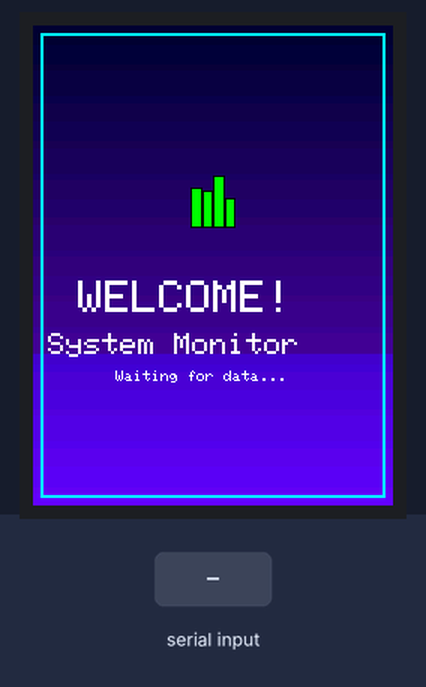
A sketch run on a simulated Arduino Uno, built with avr-gcc and run on an emulated ATmega328P. On the bench: 240×320 colour display. The test bench sets the inputs (shaded band).

Above: at 1.4 s.
1.5 s: "90,45,200\n" received over Serial
At 2.4 s:
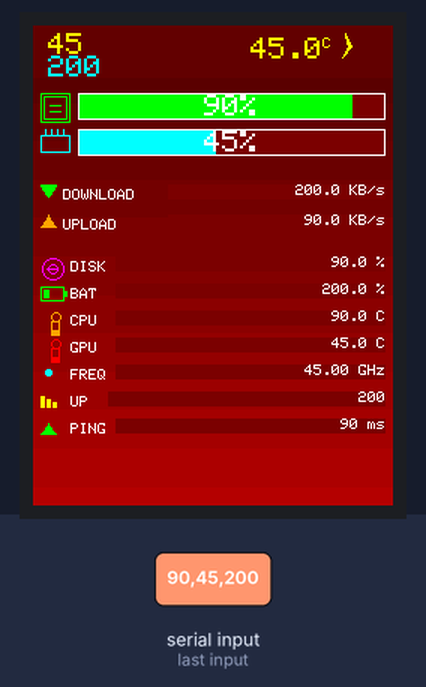
3.2 s: "90,45,200,10\n" received over Serial
At 4.7 s:
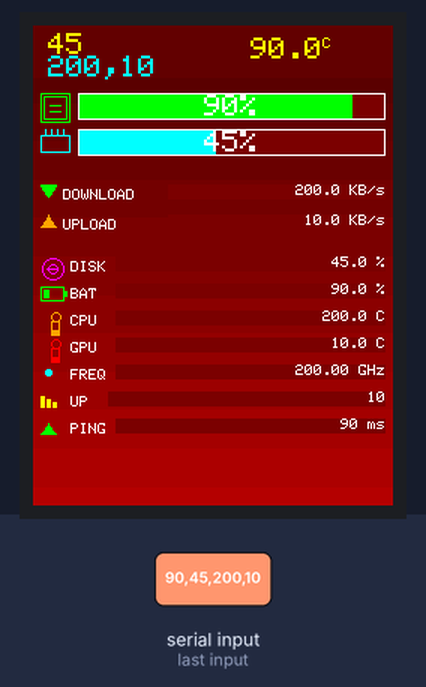
Timing chart, 0 to 6.2 s (numbered marks = the images above; inputs shaded):
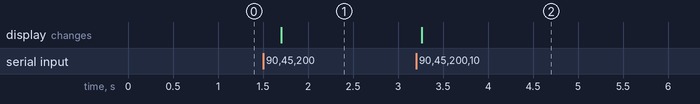

Measured:
- after the input at 1.5 s, the display: changes after 0.20 s (image 1)
- after the input at 3.2 s, the display: changes after 0.07 s (image 2)

The sketch:

arduinodisplay.ino
```cpp
#include <MCUFRIEND_kbv.h>
#include <Adafruit_GFX.h>

// Color definitions
#define BLACK   0x0000
#define WHITE   0xFFFF
#define BLUE    0x001F
#define RED     0xF800
#define GREEN   0x07E0
#define CYAN    0x07FF
#define MAGENTA 0xF81F
#define YELLOW  0xFFE0
#define ORANGE  0xFD20
#define GRAY    0x8410
#define DARKGRAY 0x4208
#define LIGHTBLUE 0x5D9F

MCUFRIEND_kbv tft;

String buffer = "";
int screenWidth, screenHeight;
unsigned long lastDataTime = 0;
const unsigned long TIMEOUT = 10000; // 10 seconds timeout
bool welcomeShown = false;
bool screenLayoutDrawn = false;

// History arrays for mini graphs
float cpuHistory[30] = {0};
float ramHistory[30] = {0};
int historyIndex = 0;

void setup() {
  Serial.begin(9600);

  uint16_t ID = tft.readID();
  tft.begin(ID);

  tft.setRotation(2);  // Portrait mode (flipped)
  screenWidth = tft.width();
  screenHeight = tft.height();

  showWelcomeScreen();
}

void loop() {
  while (Serial.available()) {
    char c = Serial.read();
    if (c == '\n') {
      welcomeShown = true;
      showData(buffer);
      buffer = "";
      lastDataTime = millis();
    } else {
      buffer += c;
    }
  }

  // Check if connection timeout
  if (welcomeShown && lastDataTime > 0 && (millis() - lastDataTime > TIMEOUT)) {
    showDisconnected();
    lastDataTime = 0; // Reset to avoid repeated calls
    screenLayoutDrawn = false; // Need to redraw layout after disconnect
  }
}

void drawBackground() {
  // Red gradient background (red to dark red)
  for (int y = 0; y < screenHeight; y++) {
    int redValue = 80 + (y * 100) / screenHeight; // 80 to 180
    uint16_t color = tft.color565(redValue, 0, 0);
    tft.drawFastHLine(0, y, screenWidth, color);
  }
}

void drawThumbsUpIcon(int x, int y, uint16_t color) {
  // Thumb
  tft.fillRect(x+15, y, 8, 15, color);
  // Palm
  tft.fillRect(x, y+15, 30, 20, color);
  // Fingers
  tft.fillRect(x, y+8, 8, 7, color);
  tft.fillRect(x+8, y+10, 7, 5, color);
  // Outline
  tft.drawRect(x, y+8, 8, 27, BLACK);
  tft.drawRect(x+8, y+10, 7, 25, BLACK);
  tft.drawRect(x+15, y, 8, 35, BLACK);
  tft.drawRect(x+23, y+15, 7, 20, BLACK);
}

void showWelcomeScreen() {
  // Nice gradient background (blue to purple)
  for (int y = 0; y < screenHeight; y++) {
    int blueValue = 50 + (y * 150) / screenHeight;
    int redValue = (y * 100) / screenHeight;
    uint16_t color = tft.color565(redValue, 0, blueValue);
    tft.drawFastHLine(0, y, screenWidth, color);
  }

  int centerX = screenWidth / 2;
  int centerY = screenHeight / 2;

  // Draw thumbs up icon
  drawThumbsUpIcon(centerX - 15, centerY - 60, GREEN);

  // Welcome text
  tft.setTextSize(3);
  tft.setTextColor(WHITE);
  tft.setCursor(centerX - 90, centerY + 10);
  tft.print("WELCOME!");

  tft.setTextSize(2);
  tft.setCursor(centerX - 110, centerY + 45);
  tft.print("System Monitor");

  tft.setTextSize(1);
  tft.setCursor(centerX - 65, centerY + 70);
  tft.print("Waiting for data...");

  // Decorative border
  tft.drawRect(5, 5, screenWidth - 10, screenHeight - 10, CYAN);
  tft.drawRect(6, 6, screenWidth - 12, screenHeight - 12, CYAN);

  screenLayoutDrawn = false; // Reset flag when showing welcome
}

void drawDisconnectedIcon(int x, int y, uint16_t color) {
  // Draw WiFi/connection icon with X
  tft.drawCircle(x+15, y+15, 5, color);
  tft.drawCircle(x+15, y+15, 10, color);
  tft.drawCircle(x+15, y+15, 15, color);
  // Draw X over it
  tft.drawLine(x+5, y+5, x+25, y+25, RED);
  tft.drawLine(x+25, y+5, x+5, y+25, RED);
}

void showDisconnected() {
  drawBackground();

  tft.setTextSize(2);
  tft.setTextColor(WHITE);

  int centerX = screenWidth / 2;
  int centerY = screenHeight / 2;

  drawDisconnectedIcon(centerX - 15, centerY - 50, WHITE);

  tft.setCursor(centerX - 100, centerY + 20);
  tft.print("NOT CONNECTED");

  tft.setTextSize(2);
  tft.setCursor(centerX - 120, centerY + 55);
  tft.print("Check Data Sender");

  screenLayoutDrawn = false; // Reset flag when showing disconnect
}

void drawCPUIcon(int x, int y, uint16_t color) {
  tft.drawRect(x, y, 20, 20, color);
  tft.drawRect(x+2, y+2, 16, 16, color);
  tft.drawFastHLine(x+6, y+8, 8, color);
  tft.drawFastHLine(x+6, y+12, 8, color);
}

void drawRAMIcon(int x, int y, uint16_t color) {
  tft.drawRect(x, y+4, 20, 12, color);
  for (int i = 0; i < 4; i++) {
    tft.drawFastVLine(x + 3 + i*4, y, 4, color);
  }
}

void drawNetworkIcon(int x, int y, uint16_t color) {
  tft.drawCircle(x+10, y+10, 3, color);
  tft.drawCircle(x+10, y+10, 7, color);
  tft.drawCircle(x+10, y+10, 10, color);
}

void drawTempIcon(int x, int y, uint16_t color) {
  tft.drawCircle(x+10, y+4, 3, color);
  tft.drawRect(x+7, y+7, 6, 10, color);
  tft.fillRect(x+8, y+13, 4, 4, color);
}

void drawBatteryIcon(int x, int y, uint16_t color) {
  // Battery body
  tft.drawRect(x, y+2, 16, 10, color);
  // Battery tip
  tft.fillRect(x+16, y+5, 2, 4, color);
  // Battery fill indicator
  tft.fillRect(x+2, y+4, 4, 6, color);
}

void drawDiskIcon(int x, int y, uint16_t color) {
  // Disk platter
  tft.drawCircle(x+8, y+8, 7, color);
  tft.drawCircle(x+8, y+8, 3, color);
  // Disk lines
  tft.drawFastHLine(x+4, y+8, 8, color);
}

void drawFanIcon(int x, int y, uint16_t color) {
  // Fan center
  tft.fillCircle(x+10, y+8, 2, color);
  // Fan blades
  tft.fillTriangle(x+10, y+8, x+6, y+2, x+8, y+6, color);
  tft.fillTriangle(x+10, y+8, x+14, y+2, x+12, y+6, color);
  tft.fillTriangle(x+10, y+8, x+16, y+10, x+12, y+9, color);
  tft.fillTriangle(x+10, y+8, x+4, y+10, x+8, y+9, color);
}

void drawWeatherIcon(int x, int y, int weatherId) {
  if (weatherId >= 200 && weatherId < 300) {
    // Thunderstorm - lightning bolt
    tft.fillTriangle(x+8, y, x+12, y+8, x+10, y+8, YELLOW);
    tft.fillTriangle(x+10, y+8, x+12, y+8, x+6, y+16, YELLOW);
  } else if (weatherId >= 300 && weatherId < 600) {
    // Rain - raindrops
    for (int i = 0; i < 3; i++) {
      tft.fillCircle(x + 5 + i*5, y + 8 + (i%2)*4, 2, CYAN);
    }
  } else if (weatherId >= 600 && weatherId < 700) {
    // Snow - snowflake
    tft.drawFastHLine(x+4, y+8, 12, WHITE);
    tft.drawFastVLine(x+10, y+2, 12, WHITE);
    tft.drawLine(x+6, y+4, x+14, y+12, WHITE);
    tft.drawLine(x+14, y+4, x+6, y+12, WHITE);
  } else if (weatherId >= 800 && weatherId < 900) {
    if (weatherId == 800) {
      // Clear - sun
      tft.fillCircle(x+10, y+8, 5, YELLOW);
      for (int i = 0; i < 8; i++) {
        float angle = i * 45 * 3.14159 / 180;
        int x1 = x + 10 + cos(angle) * 7;
        int y1 = y + 8 + sin(angle) * 7;
        int x2 = x + 10 + cos(angle) * 9;
        int y2 = y + 8 + sin(angle) * 9;
        tft.drawLine(x1, y1, x2, y2, YELLOW);
      }
    } else {
      // Clouds
      tft.fillCircle(x+6, y+10, 4, WHITE);
      tft.fillCircle(x+10, y+8, 5, WHITE);
      tft.fillCircle(x+14, y+10, 4, WHITE);
    }
  }
}

void drawProgressBar(int x, int y, int w, int h, float percent, uint16_t color, String label) {
  // Clear the bar area first (except border)
  tft.fillRect(x+1, y+1, w-2, h-2, tft.color565(120, 0, 0));

  // Draw outer border
  tft.drawRect(x, y, w, h, WHITE);

  // Fill progress
  int fillWidth = (w - 2) * percent / 100;
  if (fillWidth > 0) {
    tft.fillRect(x+1, y+1, fillWidth, h-2, color);
  }

  // Draw percentage text inside the bar
  tft.setTextSize(2);
  tft.setTextColor(WHITE);

  // Calculate text position to center it
  String percentText = String((int)percent) + "%";
  int textWidth = percentText.length() * 12; // Approximate width
  int textX = x + (w - textWidth) / 2;
  int textY = y + (h - 16) / 2; // Center vertically (16 is text height)

  tft.setCursor(textX, textY);
  tft.print(percentText);
}

void showData(String data) {
  data.trim();

  // Parse: cpu,ram,net_down,net_up,weather_temp,weather_id,cpu_temp,gpu_temp,battery_level,disk_usage,cpu_freq,uptime,ping,date,time
  int indices[14];
  indices[0] = data.indexOf(',');
  for (int i = 1; i < 14; i++) {
    indices[i] = data.indexOf(',', indices[i-1] + 1);
  }

  if (indices[13] < 0) return; // invalid data

  float cpu = data.substring(0, indices[0]).toFloat();
  float ram = data.substring(indices[0] + 1, indices[1]).toFloat();
  float netDown = data.substring(indices[1] + 1, indices[2]).toFloat();
  float netUp = data.substring(indices[2] + 1, indices[3]).toFloat();
  float weatherTemp = data.substring(indices[3] + 1, indices[4]).toFloat();
  int weatherId = data.substring(indices[4] + 1, indices[5]).toInt();
  float cpuTemp = data.substring(indices[5] + 1, indices[6]).toFloat();
  float gpuTemp = data.substring(indices[6] + 1, indices[7]).toFloat();
  float batteryLevel = data.substring(indices[7] + 1, indices[8]).toFloat();
  float diskUsage = data.substring(indices[8] + 1, indices[9]).toFloat();
  float cpuFreq = data.substring(indices[9] + 1, indices[10]).toFloat();
  String bootTime = data.substring(indices[10] + 1, indices[11]);
  int ping = data.substring(indices[11] + 1, indices[12]).toInt();
  String shamsiDate = data.substring(indices[12] + 1, indices[13]);
  String shamsiTime = data.substring(indices[13] + 1);

  // Store CPU and RAM history for graphs
  cpuHistory[historyIndex] = cpu;
  ramHistory[historyIndex] = ram;
  historyIndex = (historyIndex + 1) % 30;

  // Only draw background and layout on first data or after disconnect
  if (!screenLayoutDrawn) {
    drawBackground();

    // Decorative top bar (taller for weather)
    tft.fillRect(0, 0, screenWidth, 35, tft.color565(100, 0, 0));

    // Draw static elements (icons and labels) for portrait
    int yPos = 45;

    tft.setTextSize(1);
    tft.setTextColor(WHITE);

    // CPU section with icon inside bar area
    tft.setCursor(75, yPos + 2);
    yPos += 18;

    // RAM section with icon inside bar area
    tft.setCursor(75, yPos + 2);
    yPos += 23;

    // Network section
    yPos += 20;

    tft.fillTriangle(10, yPos+8, 5, yPos, 15, yPos, GREEN);
    tft.setCursor(20, yPos + 3);
    tft.print("DOWNLOAD");
    yPos += 20;

    tft.fillTriangle(10, yPos, 5, yPos+8, 15, yPos+8, ORANGE);
    tft.setCursor(20, yPos + 3);
    tft.print("UPLOAD");
    yPos += 23;

    // System info section
    yPos += 5;

    drawDiskIcon(5, yPos, MAGENTA);
    tft.setCursor(25, yPos + 3);
    tft.print("DISK");
    yPos += 18;

    drawBatteryIcon(5, yPos, GREEN);
    tft.setCursor(25, yPos + 3);
    tft.print("BAT");
    yPos += 18;

    drawTempIcon(5, yPos, ORANGE);
    tft.setCursor(25, yPos + 3);
    tft.print("CPU");
    yPos += 18;

    drawTempIcon(5, yPos, RED);
    tft.setCursor(25, yPos + 3);
    tft.print("GPU");
    yPos += 18;

    tft.fillCircle(10, yPos+5, 2, CYAN);
    tft.setCursor(25, yPos + 3);
    tft.print("FREQ");
    yPos += 18;

    tft.fillRect(5, yPos+3, 3, 8, YELLOW);
    tft.fillRect(9, yPos+5, 3, 6, YELLOW);
    tft.fillRect(13, yPos+7, 3, 4, YELLOW);
    tft.setCursor(25, yPos + 3);
    tft.print("UP");
    yPos += 18;

    tft.fillTriangle(10, yPos+3, 5, yPos+10, 15, yPos+10, GREEN);
    tft.setCursor(25, yPos + 3);
    tft.print("PING");

    screenLayoutDrawn = true;
  }

  // Update dynamic data only
  // Clear and update date/time area
  tft.fillRect(10, 5, 160, 30, tft.color565(100, 0, 0));

  // Header - Date on left
  tft.setTextSize(2);
  tft.setTextColor(YELLOW);
  tft.setCursor(10, 5);
  tft.print(shamsiDate);

  // Time in center-left
  tft.setTextColor(CYAN);
  tft.setCursor(10, 20);
  tft.print(shamsiTime);

  // Clear and update weather section
  int weatherX = screenWidth - 95;
  tft.fillRect(weatherX, 5, 85, 25, tft.color565(100, 0, 0));
  tft.setTextSize(2);
  tft.setTextColor(YELLOW);
  tft.setCursor(weatherX, 8);
  tft.print(weatherTemp, 1);
  tft.setTextSize(1);
  tft.print("C");
  drawWeatherIcon(weatherX + 55, 5, weatherId);

  // Update dynamic data for portrait with smaller progress bars
  int yPos = 45;
  int barWidth = screenWidth - 10;
  int barHeight = 18;

  // CPU progress bar with icon
  drawCPUIcon(5, yPos, GREEN);
  drawProgressBar(30, yPos, barWidth - 25, barHeight, cpu, GREEN, "CPU");
  yPos += 24;

  // RAM progress bar with icon
  drawRAMIcon(5, yPos, CYAN);
  drawProgressBar(30, yPos, barWidth - 25, barHeight, ram, CYAN, "RAM");
  yPos += 29;

  // Network download - value on right
  yPos += 5;
  tft.fillRect(90, yPos + 3, screenWidth - 95, 10, tft.color565(120, 0, 0));
  tft.setTextSize(1);
  tft.setTextColor(WHITE);
  // Right align the value
  String downText = "";
  if (netDown >= 1000) {
    downText = String(netDown / 1024, 1) + " MB/s";
  } else {
    downText = String(netDown, 1) + " KB/s";
  }
  int textWidth = downText.length() * 6;
  tft.setCursor(screenWidth - textWidth - 5, yPos + 3);
  tft.print(downText);
  yPos += 20;

  // Network upload - value on right
  tft.fillRect(90, yPos + 3, screenWidth - 95, 10, tft.color565(120, 0, 0));
  String upText = "";
  if (netUp >= 1000) {
    upText = String(netUp / 1024, 1) + " MB/s";
  } else {
    upText = String(netUp, 1) + " KB/s";
  }
  textWidth = upText.length() * 6;
  tft.setCursor(screenWidth - textWidth - 5, yPos + 3);
  tft.print(upText);
  yPos += 23;

  // Battery level - value on right
  yPos += 5;
  tft.fillRect(55, yPos + 3, screenWidth - 60, 10, tft.color565(120, 0, 0));
  String diskText = String(diskUsage, 1) + " %";
  textWidth = diskText.length() * 6;
  tft.setCursor(screenWidth - textWidth - 5, yPos + 3);
  tft.print(diskText);
  yPos += 18;

  tft.fillRect(55, yPos + 3, screenWidth - 60, 10, tft.color565(120, 0, 0));
  String batText = (batteryLevel > 0) ? String(batteryLevel, 1) + " %" : "N/A";
  textWidth = batText.length() * 6;
  tft.setCursor(screenWidth - textWidth - 5, yPos + 3);
  tft.print(batText);
  yPos += 18;

  // CPU temperature - value on right
  tft.fillRect(55, yPos + 3, screenWidth - 60, 10, tft.color565(120, 0, 0));
  String cpuTempText = (cpuTemp > 0) ? String(cpuTemp, 1) + " C" : "N/A";
  textWidth = cpuTempText.length() * 6;
  tft.setCursor(screenWidth - textWidth - 5, yPos + 3);
  tft.print(cpuTempText);
  yPos += 18;

  // GPU temperature - value on right
  tft.fillRect(55, yPos + 3, screenWidth - 60, 10, tft.color565(120, 0, 0));
  String gpuTempText = (gpuTemp > 0) ? String(gpuTemp, 1) + " C" : "N/A";
  textWidth = gpuTempText.length() * 6;
  tft.setCursor(screenWidth - textWidth - 5, yPos + 3);
  tft.print(gpuTempText);
  yPos += 18;

  // CPU Frequency
  tft.fillRect(55, yPos + 3, screenWidth - 60, 10, tft.color565(120, 0, 0));
  String freqText = (cpuFreq > 0) ? String(cpuFreq, 2) + " GHz" : "N/A";
  textWidth = freqText.length() * 6;
  tft.setCursor(screenWidth - textWidth - 5, yPos + 3);
  tft.print(freqText);
  yPos += 18;

  // Boot Time
  tft.fillRect(50, yPos + 3, screenWidth - 55, 10, tft.color565(120, 0, 0));
  tft.setTextSize(1);
  tft.setTextColor(WHITE);
  // Right align - use fixed position since length calculation doesn't work well with Persian
  tft.setCursor(screenWidth - (bootTime.length() * 6) - 5, yPos + 3);
  tft.print(bootTime);
  yPos += 18;

  // Ping
  tft.fillRect(55, yPos + 3, screenWidth - 60, 10, tft.color565(120, 0, 0));
  String pingText = (ping > 0) ? String(ping) + " ms" : "N/A";
  textWidth = pingText.length() * 6;
  tft.setCursor(screenWidth - textWidth - 5, yPos + 3);
  tft.print(pingText);
}
```
